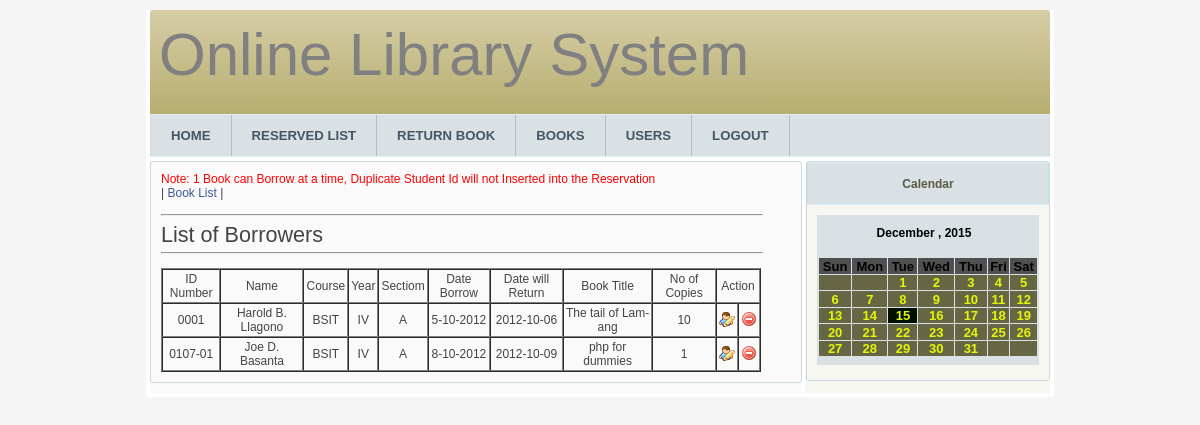
The app's page /listofborrowers.php (signed in) with its own data.
### tables this page shows
CREATE TABLE IF NOT EXISTS `borrowers` (
  `transaction_id` int(11) NOT NULL AUTO_INCREMENT,
  `id_number` varchar(50) NOT NULL,
  `name` varchar(50) NOT NULL,
  `course` varchar(50) NOT NULL,
  `year` varchar(50) NOT NULL,
  `section` varchar(50) NOT NULL,
  `date_borrow` varchar(100) NOT NULL,
  `date_will_return` varchar(100) NOT NULL,
  `book_title` varchar(50) NOT NULL,
  `no_copies` int(20) NOT NULL,
  PRIMARY KEY (`transaction_id`)
);

### listofborrowers.php (the view, shortened to what this page needs)
<!DOCTYPE html PUBLIC "-//W3C//DTD XHTML 1.1//EN" "http://www.w3.org/TR/xhtml11/DTD/xhtml11.dtd">
<html xmlns="http://www.w3.org/1999/xhtml">
<head>
<link rel="stylesheet" type="text/css" href="css/style.css" media="screen"/>
<link rel="stylesheet" type="text/css" href="css/style.css" media="screen"/>
</head>
<body>
<div class="container">
<?php
	include("library/header.php");
?>
	<div class="navigation">
		<a href="index.php">HOME</a>
		<a href="reservedlist.php">RESERVED LIST</a>
		<a href="returnbook.php">RETURN BOOK</a>
		<a href="books.php">BOOKS</a>
		<a href="userslist.php">USERS</a>
		<a href="logout.php">LOGOUT</a>
	</div>
	<div class="main">
		<div class="content">
		<div class="node">
		<div class="menu">
<font color=red>Note: 1 Book can Borrow at a time, Duplicate Student Id will not Inserted into the Reservation </font>
<br>
|  <a href="booklist.php">Book List</a> |
<br>
<br>
<hr width="600">
<strong><h1>List of Borrowers</h1></strong>
<hr width="600">
<br>
			<?php
 $sql = mysql_query("select * from borrowers")
   or die('Error in query : $sql. ' .mysql_error());
if (mysql_num_rows($sql) > 0)
{
	echo "<table border='1' cellspacing='0' cellpadding='10' class='table' width='600'>";
	echo "<td>ID Number</td>";
	echo "<td>Name</td>";
	echo "<td>Course</td>";
	echo "<td>Year</td>";
	echo "<td>Sectiom</td>";
	echo "<td>Date Borrow</td>";
	echo "<td>Date will Return</td>";
	echo "<td>Book Title</td>";
	echo "<td>No of Copies</td>";
	echo "<td colspan='2'>Action</td>";
	echo "<tr>";
		}
else
	echo "No Borrowers Record from the Database!";
while ($row = mysql_fetch_array($sql))
	{
	echo "<tr>";
	echo "<td>".$row['id_number']."</td>";
	echo "<td>".$row['name']."</td>";
	echo "<td>".$row['course']."</td>";
	echo "<td>".$row['year']."</td>";
	echo "<td>".$row['section']."</td>";
	echo "<td>".$row['date_borrow']."</td>";
	echo "<td>".$row['date_will_return']."</td>";
	echo "<td>".$row['book_title']."</td>";
	echo "<td>".$row['no_copies']."</td>
	 <td title ='Edit'><a href=\"editborrowers.php?id_number=$row[id_number]\"><center><img src='img/edit.png'></center></a></td>";
	echo "<td><a href=deleteborrowers.php?id_number='".$row['id_number']."'><center><img src='img/delete.png'></center></a></td>";
}
?>
</table>
	</div>
	</div>
	  </div>
<div class="sidenav">
		<div class="right-menu">
		<h2>Calendar</h2>
		</div>
	<div class="right-content">
		<?php include("library/calendar.php");?>
</table>
</td>
</tr>
</table>
	</div>
</div>
	</div>
	</div>
</body>
</html>

### css/style.css (style rules this page uses)
html { min-height: 100%; }
* { margin: 0; padding: 0; }
a { color: #3b5998; text-decoration:none; }
body { background-color:whiteSmoke; color: #444; font: normal 62.5% Tahoma,sans-serif; }
h1 { font: normal 1.8em Tahoma,sans-serif; margin-bottom: 4px; }
h1,h2,h3 { padding-top: 6px; }
.container { background: #FFF; font-size: 1.2em; margin: 0 auto; padding: 0 4px 4px; width: 900px; }
.navigation { background: #D9E1E5 url(../img/nav.gif); border: 1px solid #DFEEF7; border-color: #DFEEF7 #CFDEE7; height: 41px; }
.navigation a { background: #D9E1E5 url(../img/nav.gif); border-right: 1px solid #AFBEC7; color: #456; display: block; float: left; font: bold 1.1em sans-serif; line-height: 41px; padding: 0 20px; text-decoration: none; }
.main { border-top: 4px solid #FFF; background: url(../img/bgmain.gif) repeat-y; }
.sidenav { float: right; width: 210px; padding-right:32px; border:1px solid #CCD8E0; border-radius:3px 3px 3px 3px; }
.sidenav .right-menu { width:240px; text-align:center; background: #D9E1E5 url(img/nav.gif); border: 1px solid #DFEEF7; border-color: #DFEEF7 #CFDEE7; height: 41px; }
.sidenav h2 { color: #5A5A43; font-size: 1em; line-height: 30px; margin: 0; }
.sidenav .right-content { margin:10px; padding-bottom:5px; }
.content { float: left; margin: 0px 0 5px 0; width: 650px; height:auto; }
.node { border:1px solid #CCD8E0; padding:10px; border-radius:3px 3px 3px 3px; margin-bottom:5px; width:630px; }
.menu { width:620px; }
.table { text-align:center; }
.table td { text-align:center; padding:2px; }

### records on screen
borrowers: id_number "0001", name "Harold B. Llagono", course "BSIT", year "IV", section "A", date_borrow "5-10-2012", date_will_return "2012-10-06", book_title "The tail of Lam-ang", no_copies "10"
borrowers: id_number "0107-01", name "Joe D. Basanta", course "BSIT", year "IV", section "A", date_borrow "8-10-2012", date_will_return "2012-10-09", book_title "php for dummies", no_copies "1"

### other values on screen
$monnn "December"
$year "2015"
